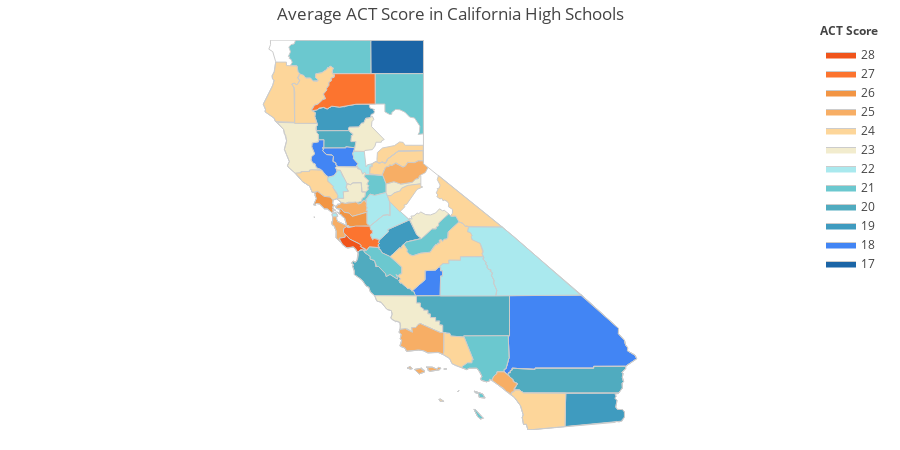

Source (notebook cell):
### Code cell
import plotly.figure_factory as ff

# Data
fips = df_county['fips'].to_list()
values = df_county['comp_score'].to_list()
colorscale = [
    colors_h['12'],
    colors_h['11'],
    colors_h['10'],
    colors_h['9'],
    colors_h['8'],
    colors_h['7'],
    colors_h['6'],
    colors_h['5'],
    colors_h['4'],
    colors_h['3'],
    colors_h['2'],
    colors_h['1'],
]   

# Plot
fig = ff.create_choropleth(
    title='Average ACT Score in California High Schools',
    fips=fips, values=values,
     scope=['CA'],
     county_outline={'color': colors_h['edge'], 'width': 1},
     state_outline={'color': colors_h['edge'], 'width': 1},
     round_legend_values=False,
     legend_title='ACT Score',
     colorscale=colorscale
     )

# Figure
fig.update_layout(
    autosize=True,
    legend_x = 1,
    annotations = {'x': -0.12, 'xanchor': 'right'}
)

# Graph
fig.layout.template = None
fig.show()

# Adapted from: https://plotly.com/python/county-choropleth/

### Figure 1 — Plotly figure (JSON) as saved in the notebook; plotly's stock layout.template omitted (floating-point values rounded to 4 significant figures; data arrays with more than 128 entries replaced by an {"elided": "..."} marker saying what was removed)
{"data": [{"fill": "toself", "fillcolor": "#1B65A6", "hoverinfo": "none", "line": {"color": "#cccccc", "width": 1}, "mode": "lines", "name": "17", "type": "scatter", "x": [-123.5, -123.4, -123.4, -123.1, -123.1, -123.1, -122.8, -122.7, -122.6, -122.6, -122.5, -122.5, -122.4, -122.4, -122.5, -122.6, -122.7, -122.9, -123.1, -123.1, -123.3, -123.5, null, -121.9, -121.7, -121.7, -121.6, -121.6, -121.5, -121.5, -121.5, -121.6, -121.5, -121.6, -121.6, -121.1, -121.0, -121.0, -121.3, -121.5, -121.6, -121.6, -121.7, -121.7, -121.8, -121.9, null, -121.5, -121.4, -120.0, -120.0, -121.4, -121.5, null], "y": [38.77, 38.78, 38.81, 38.81, 38.84, 38.85, 38.84, 38.71, 38.69, 38.57, 38.45, 38.42, 38.23, 38.16, 38.11, 38.19, 38.21, 38.32, 38.3, 38.45, 38.57, 38.77, null, 38.07, 38.09, 38.16, 38.2, 38.33, 38.36, 38.43, 38.47, 38.5, 38.59, 38.68, 38.74, 38.72, 38.51, 38.3, 38.23, 38.26, 38.12, 38.1, 38.09, 38.05, 38.02, 38.07, null, 41.95, 42.0, 41.99, 41.18, 41.18, 41.95, null]}, {"fill": "toself", "fillcolor": "#4285f4", "hoverinfo": "none", "line": {"color": "#cccccc", "width": 1}, "mode": "lines", "name": "18", "type": "scatter", "x": {"elided": "225 float values"}, "y": {"elided": "225 float values"}}, {"fill": "toself", "fillcolor": "#3F9BBF", "hoverinfo": "none", "line": {"color": "#cccccc", "width": 1}, "mode": "lines", "name": "19", "type": "scatter", "x": {"elided": "232 float values"}, "y": {"elided": "232 float values"}}, {"fill": "toself", "fillcolor": "#50ABBF", "hoverinfo": "none", "line": {"color": "#cccccc", "width": 1}, "mode": "lines", "name": "20", "type": "scatter", "x": {"elided": "219 float values"}, "y": {"elided": "219 float values"}}, {"fill": "toself", "fillcolor": "#6bc8cf", "hoverinfo": "none", "line": {"color": "#cccccc", "width": 1}, "mode": "lines", "name": "21", "type": "scatter", "x": {"elided": "221 float values"}, "y": {"elided": "221 float values"}}, {"fill": "toself", "fillcolor": "#aae9ee", "hoverinfo": "none", "line": {"color": "#cccccc", "width": 1}, "mode": "lines", "name": "22", "type": "scatter", "x": {"elided": "183 float values"}, "y": {"elided": "183 float values"}}, {"fill": "toself", "fillcolor": "#F2ECCE", "hoverinfo": "none", "line": {"color": "#cccccc", "width": 1}, "mode": "lines", "name": "23", "type": "scatter", "x": {"elided": "239 float values"}, "y": {"elided": "239 float values"}}, {"fill": "toself", "fillcolor": "#fdd69a", "hoverinfo": "none", "line": {"color": "#cccccc", "width": 1}, "mode": "lines", "name": "24", "type": "scatter", "x": {"elided": "358 float values"}, "y": {"elided": "358 float values"}}, {"fill": "toself", "fillcolor": "#f7ae65", "hoverinfo": "none", "line": {"color": "#cccccc", "width": 1}, "mode": "lines", "name": "25", "type": "scatter", "x": {"elided": "140 float values"}, "y": {"elided": "140 float values"}}, {"fill": "toself", "fillcolor": "#F29544", "hoverinfo": "none", "line": {"color": "#cccccc", "width": 1}, "mode": "lines", "name": "26", "type": "scatter", "x": [-122.3, -122.3, -122.3, -122.3, -122.2, -122.0, -122.0, -121.6, -121.6, -121.5, -122.0, -122.1, -122.1, -122.2, -122.3, null, -122.4, -122.4, -122.4, -122.4, -122.4, null, -123.0, -122.9, -123.0, -122.9, -122.7, -122.6, -122.5, -122.5, -122.5, -122.4, -122.5, -122.5, -122.5, -122.4, -122.5, -122.5, -122.5, -122.5, -122.6, -122.7, -122.9, -122.9, -123.0, -123.0, -123.0, null], "y": [37.81, 37.83, 37.89, 37.91, 37.82, 37.8, 37.72, 37.82, 37.54, 37.48, 37.47, 37.5, 37.5, 37.68, 37.81, null, 37.86, 37.87, 37.85, 37.86, 37.86, null, 38.0, 38.15, 38.3, 38.32, 38.21, 38.19, 38.14, 38.1, 38.02, 37.98, 37.97, 37.94, 37.93, 37.88, 37.86, 37.89, 37.83, 37.81, 37.9, 37.9, 38.02, 38.03, 38.01, 37.99, 38.0, null]}, {"fill": "toself", "fillcolor": "#fc742f", "hoverinfo": "none", "line": {"color": "#cccccc", "width": 1}, "mode": "lines", "name": "27", "type": "scatter", "x": [-123.1, -123.0, -122.9, -122.8, -122.7, -122.8, -122.7, -122.7, -122.6, -122.6, -122.5, -122.5, -122.5, -122.4, -122.5, -121.3, -121.3, -121.9, -122.3, -122.5, -122.7, -122.7, -122.9, -122.9, -123.1, -123.1, null, -122.2, -122.2, -122.1, -122.1, -121.9, -121.5, -121.5, -121.4, -121.4, -121.5, -121.5, -121.4, -121.4, -121.2, -121.2, -121.2, -121.2, -121.2, -121.2, -121.2, -121.5, -121.6, -121.6, -121.7, -121.7, -121.8, -122.0, -122.2, -122.2, null], "y": [40.31, 40.42, 40.45, 40.56, 40.58, 40.69, 40.79, 40.83, 40.9, 40.97, 41.01, 41.07, 41.1, 41.16, 41.18, 41.18, 40.45, 40.44, 40.37, 40.39, 40.33, 40.37, 40.35, 40.31, 40.29, 40.31, null, 37.36, 37.43, 37.47, 37.45, 37.48, 37.48, 37.4, 37.38, 37.31, 37.28, 37.25, 37.15, 37.18, 37.16, 37.12, 37.09, 37.06, 37.03, 36.99, 36.96, 36.98, 36.89, 36.93, 36.99, 37.01, 37.05, 37.17, 37.32, 37.36, null]}, {"fill": "toself", "fillcolor": "#f0541b", "hoverinfo": "none", "line": {"color": "#cccccc", "width": 1}, "mode": "lines", "name": "28", "type": "scatter", "x": [-122.3, -122.2, -122.2, -122.0, -121.8, -121.7, -121.7, -121.6, -121.7, -121.8, -121.9, -122.1, -122.2, -122.3, null], "y": [37.19, 37.22, 37.29, 37.17, 37.05, 37.01, 36.99, 36.9, 36.91, 36.85, 36.98, 36.96, 37.03, 37.19, null]}, {"hoverinfo": "text", "legendgroup": "centroids", "marker": {"color": "white", "opacity": 0}, "mode": "markers", "name": "US Counties", "selected": {"marker": {"color": "white", "opacity": 1, "size": 3}}, "showlegend": false, "text": ["County: Los Angeles<br>State: California<br>FIPS: 06037<br>Value: 18", "County: Los Angeles<br>State: California<br>FIPS: 06037<br>Value: 18", "County: Los Angeles<br>State: California<br>FIPS: 06037<br>Value: 18", "County: Los Angeles<br>State: California<br>FIPS: 06037<br>Value: 21", "County: Los Angeles<br>State: California<br>FIPS: 06037<br>Value: 21", "County: Los Angeles<br>State: California<br>FIPS: 06037<br>Value: 21", "County: San Francisco<br>State: California<br>FIPS: 06075<br>Value: 19", "County: San Francisco<br>State: California<br>FIPS: 06075<br>Value: 19", "County: San Francisco<br>State: California<br>FIPS: 06075<br>Value: 19", "County: San Francisco<br>State: California<br>FIPS: 06075<br>Value: 19", "County: San Francisco<br>State: California<br>FIPS: 06075<br>Value: 19", "County: San Francisco<br>State: California<br>FIPS: 06075<br>Value: 22", "County: San Francisco<br>State: California<br>FIPS: 06075<br>Value: 22", "County: San Francisco<br>State: California<br>FIPS: 06075<br>Value: 22", "County: San Francisco<br>State: California<br>FIPS: 06075<br>Value: 22", "County: San Francisco<br>State: California<br>FIPS: 06075<br>Value: 22", "County: Ventura<br>State: California<br>FIPS: 06111<br>Value: 24", "County: Ventura<br>State: California<br>FIPS: 06111<br>Value: 24", "County: Ventura<br>State: California<br>FIPS: 06111<br>Value: 24", "County: Santa Barbara<br>State: California<br>FIPS: 06083<br>Value: 23", "County: Santa Barbara<br>State: California<br>FIPS: 06083<br>Value: 23", "County: Santa Barbara<br>State: California<br>FIPS: 06083<br>Value: 23", "County: Santa Barbara<br>State: California<br>FIPS: 06083<br>Value: 23", "County: Santa Barbara<br>State: California<br>FIPS: 06083<br>Value: 23", "County: Santa Barbara<br>State: California<br>FIPS: 06083<br>Value: 25", "County: Santa Barbara<br>State: California<br>FIPS: 06083<br>Value: 25", "County: Santa Barbara<br>State: California<br>FIPS: 06083<br>Value: 25", "County: Santa Barbara<br>State: California<br>FIPS: 06083<br>Value: 25", "County: Santa Barbara<br>State: California<br>FIPS: 06083<br>Value: 25", "County: Marin<br>State: California<br>FIPS: 06041<br>Value: 26", "County: Marin<br>State: California<br>FIPS: 06041<br>Value: 26", "County: Santa Cruz<br>State: California<br>FIPS: 06087<br>Value: 28", "County: Santa Cruz<br>State: California<br>FIPS: 06087<br>Value: 22", "County: Shasta<br>State: California<br>FIPS: 06089<br>Value: 27", "County: Shasta<br>State: California<br>FIPS: 06089<br>Value: 24", "County: Santa Clara<br>State: California<br>FIPS: 06085<br>Value: 27", "County: Santa Clara<br>State: California<br>FIPS: 06085<br>Value: 19", "County: Alameda<br>State: California<br>FIPS: 06001<br>Value: 26", "County: Alameda<br>State: California<br>FIPS: 06001<br>Value: 18", "County: San Mateo<br>State: California<br>FIPS: 06081<br>Value: 25", "County: San Mateo<br>State: California<br>FIPS: 06081<br>Value: 21", "County: Contra Costa<br>State: California<br>FIPS: 06013<br>Value: 25", "County: Contra Costa<br>State: California<br>FIPS: 06013<br>Value: 19", "County: Orange<br>State: California<br>FIPS: 06059<br>Value: 25", "County: Orange<br>State: California<br>FIPS: 06059<br>Value: 24", "County: El Dorado<br>State: California<br>FIPS: 06017<br>Value: 25", "County: Mono<br>State: California<br>FIPS: 06051<br>Value: 24", "County: Placer<br>State: California<br>FIPS: 06061<br>Value: 24", "County: Placer<br>State: California<br>FIPS: 06061<br>Value: 24", "County: Humboldt<br>State: California<br>FIPS: 06023<br>Value: 24", "County: Fresno<br>State: California<br>FIPS: 06019<br>Value: 24", "County: Fresno<br>State: California<br>FIPS: 06019<br>Value: 20", "County: Nevada<br>State: California<br>FIPS: 06057<br>Value: 24", "County: Sonoma<br>State: California<br>FIPS: 06097<br>Value: 24", "County: Sonoma<br>State: California<br>FIPS: 06097<br>Value: 17", "County: San Diego<br>State: California<br>FIPS: 06073<br>Value: 24", "County: San Diego<br>State: California<br>FIPS: 06073<br>Value: 21", "County: Calaveras<br>State: California<br>FIPS: 06009<br>Value: 24", "County: Trinity<br>State: California<br>FIPS: 06105<br>Value: 24", "County: Mendocino<br>State: California<br>FIPS: 06045<br>Value: 23", "County: San Luis Obispo<br>State: California<br>FIPS: 06079<br>Value: 23", "County: Yolo<br>State: California<br>FIPS: 06113<br>Value: 23", "County: Butte<br>State: California<br>FIPS: 06007<br>Value: 23", "County: Amador<br>State: California<br>FIPS: 06005<br>Value: 23", "County: Mariposa<br>State: California<br>FIPS: 06043<br>Value: 23", "County: Solano<br>State: California<br>FIPS: 06095<br>Value: 23", "County: Solano<br>State: California<br>FIPS: 06095<br>Value: 20", "County: Napa<br>State: California<br>FIPS: 06055<br>Value: 22", "County: Inyo<br>State: California<br>FIPS: 06027<br>Value: 22", "County: Sutter<br>State: California<br>FIPS: 06101<br>Value: 22", "County: Tulare<br>State: California<br>FIPS: 06107<br>Value: 22", "County: Tulare<br>State: California<br>FIPS: 06107<br>Value: 19", "County: Stanislaus<br>State: California<br>FIPS: 06099<br>Value: 22", "County: Stanislaus<br>State: California<br>FIPS: 06099<br>Value: 18", "County: San Joaquin<br>State: California<br>FIPS: 06077<br>Value: 22", "County: San Joaquin<br>State: California<br>FIPS: 06077<br>Value: 19", "County: Sacramento<br>State: California<br>FIPS: 06067<br>Value: 21", "County: Sacramento<br>State: California<br>FIPS: 06067<br>Value: 17", "County: Lassen<br>State: California<br>FIPS: 06035<br>Value: 21", "County: Siskiyou<br>State: California<br>FIPS: 06093<br>Value: 21", "County: Madera<br>State: California<br>FIPS: 06039<br>Value: 21", "County: Madera<br>State: California<br>FIPS: 06039<br>Value: 19", "County: San Benito<br>State: California<br>FIPS: 06069<br>Value: 21", "County: Riverside<br>State: California<br>FIPS: 06065<br>Value: 20", "County: Riverside<br>State: California<br>FIPS: 06065<br>Value: 20", "County: Kern<br>State: California<br>FIPS: 06029<br>Value: 20", "County: Kern<br>State: California<br>FIPS: 06029<br>Value: 18", "County: Glenn<br>State: California<br>FIPS: 06021<br>Value: 20", "County: Monterey<br>State: California<br>FIPS: 06053<br>Value: 20", "County: Imperial<br>State: California<br>FIPS: 06025<br>Value: 19", "County: Merced<br>State: California<br>FIPS: 06047<br>Value: 19", "County: Tehama<br>State: California<br>FIPS: 06103<br>Value: 19", "County: Colusa<br>State: California<br>FIPS: 06011<br>Value: 18", "County: San Bernardino<br>State: California<br>FIPS: 06071<br>Value: 18", "County: San Bernardino<br>State: California<br>FIPS: 06071<br>Value: 18", "County: Lake<br>State: California<br>FIPS: 06033<br>Value: 18", "County: Kings<br>State: California<br>FIPS: 06031<br>Value: 18", "County: Modoc<br>State: California<br>FIPS: 06049<br>Value: 17"], "type": "scatter", "unselected": {"marker": {"opacity": 0}}, "x": [[-118.4], [-118.5], [-118.2], [-118.4], [-118.5], [-118.2], [-123.0], [-122.3], [-122.4], [-122.4], [-122.4], [-123.0], [-122.3], [-122.4], [-122.4], [-122.4], [-119.4], [-119.1], [-119.5], [-119.0], [-119.7], [-120.1], [-120.4], [-120.0], [-119.0], [-119.7], [-120.1], [-120.4], [-120.0], [-122.4], [-122.7], -122.0, -122.0, -122.0, -122.0, -121.7, -121.7, -121.9, -121.9, -122.3, -122.3, -121.9, -121.9, -117.8, -117.8, -120.5, -118.9, -120.7, -120.7, -123.9, -119.6, -119.6, -120.8, -122.9, -122.9, -116.7, -116.7, -120.6, -123.1, -123.4, -120.4, -121.9, -121.6, -120.7, -119.9, -121.9, -121.9, -122.3, -117.4, -121.7, -118.8, -118.8, -121.0, -121.0, -121.3, -121.3, -121.3, -121.3, -120.6, -122.5, -119.8, -119.8, -121.1, -116.0, -116.0, -118.7, -118.7, -122.4, -121.2, -115.4, -120.7, -122.2, -122.2, -116.2, -116.2, -122.8, -119.8, -120.7], "y": [[33.38], [32.9], [34.36], [33.38], [32.9], [34.36], [37.7], [37.78], [37.82], [37.86], [37.76], [37.7], [37.78], [37.82], [37.86], [37.76], [34.01], [34.47], [33.25], [33.48], [34.01], [33.97], [34.04], [34.72], [33.48], [34.01], [33.97], [34.04], [34.72], [37.86], [38.07], 37.06, 37.06, 40.76, 40.76, 37.23, 37.23, 37.65, 37.65, 37.42, 37.42, 37.92, 37.92, 33.7, 33.7, 38.78, 37.94, 39.06, 39.06, 40.7, 36.76, 36.76, 39.3, 38.53, 38.53, 33.03, 33.03, 38.2, 40.65, 39.44, 35.39, 38.69, 39.67, 38.45, 37.58, 38.27, 38.27, 38.51, 36.51, 39.03, 36.22, 36.22, 37.56, 37.56, 37.93, 37.93, 38.45, 38.45, 40.67, 41.59, 37.22, 37.22, 36.61, 33.74, 33.74, 35.34, 35.34, 39.6, 36.22, 33.04, 37.19, 40.13, 39.18, 34.84, 34.84, 39.1, 36.08, 41.59]}, {"hoverinfo": "text", "legendgroup": "States", "line": {"color": "#cccccc", "width": 1}, "mode": "lines", "showlegend": false, "type": "scatter", "x": {"elided": "263 float values"}, "y": {"elided": "263 float values"}}], "layout": {"annotations": [{"showarrow": false, "text": "<b>ACT Score</b>", "x": 1, "xanchor": "right", "xref": "paper", "y": 1.05, "yref": "paper"}], "autosize": true, "dragmode": "select", "height": 450, "hovermode": "closest", "legend": {"traceorder": "reversed", "x": 1, "xanchor": "right", "y": 1, "yanchor": "top"}, "margin": {"b": 20, "l": 20, "r": 20, "t": 40}, "title": {"text": "Average ACT Score in California High Schools"}, "width": 900, "xaxis": {"autorange": false, "fixedrange": true, "range": [-131.1, -107.4], "showgrid": false, "showticklabels": false, "zeroline": false}, "yaxis": {"autorange": false, "fixedrange": true, "range": [32.53, 42.0], "showgrid": false, "showticklabels": false, "zeroline": false}}}
